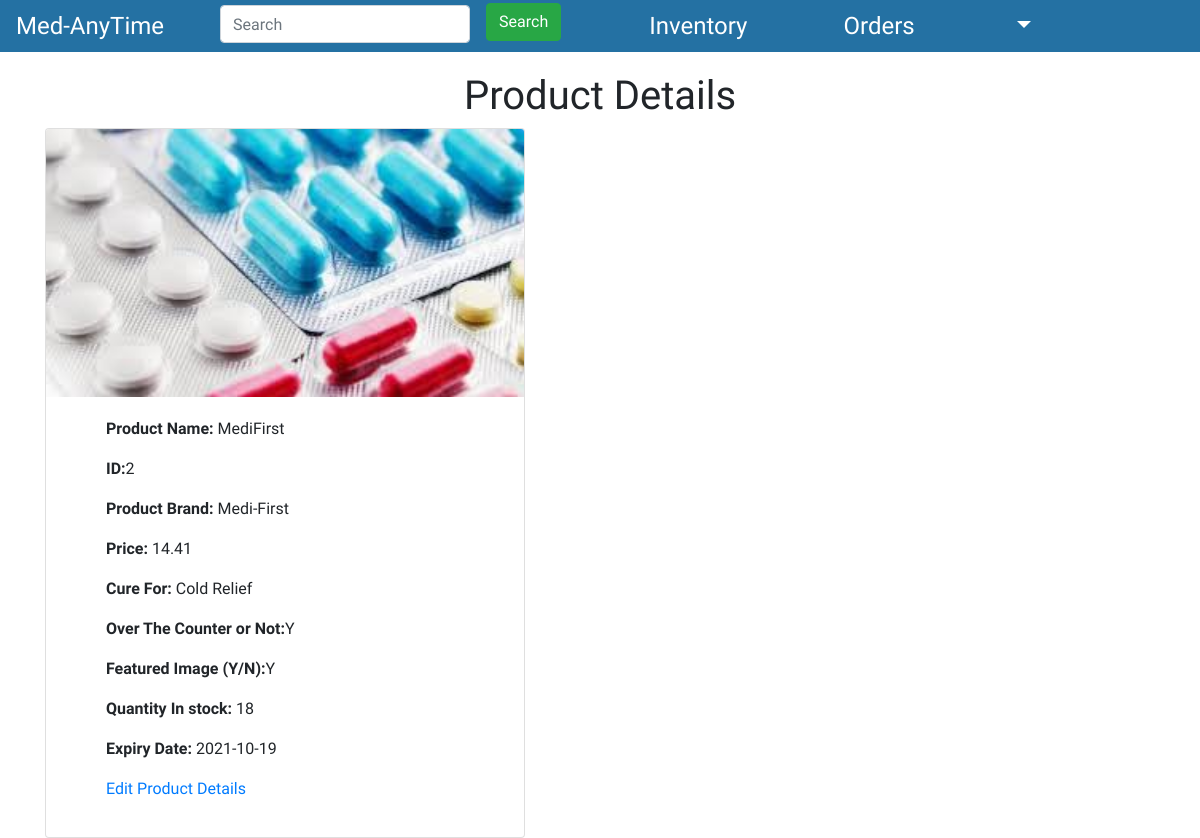
Screenshot of /TestProject/View_Product_Details.php?ID=2 (signed in) with the database file from the repository.
### tables this page shows
CREATE TABLE `products` (
  `ID` int(11) NOT NULL,
  `ProductName` varchar(255) NOT NULL,
  `CompanyName` varchar(255) NOT NULL,
  `CureFor` varchar(255) DEFAULT NULL,
  `Price` decimal(10,2) NOT NULL,
  `OtcFlag` varchar(1) DEFAULT NULL,
  `Featured_Flag` varchar(255) NOT NULL,
  `ExpiryDate` date NOT NULL,
  `NumberInStock` int(11) NOT NULL,
  `productImage` varchar(255) NOT NULL
);

### TestProject/View_Product_Details.php (the view, shortened to what this page needs)
<!DOCTYPE html>
<html lang="en">
<head>
    <link rel="stylesheet" href="https://stackpath.bootstrapcdn.com/bootstrap/4.1.3/css/bootstrap.min.css">
    <link rel="stylesheet" href="app new2.css">
</head>
<body>
 <nav  class="navbar navbar-dark navbar-expand-md pt-0 pb-0 fixed-top">
      <a href="AdminPage.php" class="navbar-brand">Med-AnyTime</a>
	  <div class="collapse navbar-collapse" id="navmenu">
    <ul class="navbar-nav mr-auto">
      <li class="nav-item">
      <form method="POST" action="AdminProductSearch.php" class="form-inline my-2 my-lg-0">
      <input class="form-control mr-sm-3" type="search" placeholder="Search" name="search" id="navBarSearchForm" aria-label="Search">
      <button class="btn btn-success my-2 my-sm-0" type="submit" name = "SearchButton" id="SearchButton">Search</button>
      </form>
      </li>
	 <li class="nav-item">
        <a class="nav-link" href="inventory.php">Inventory</a>
      </li>
	   <li class="nav-item">
        <a class="nav-link" href="Order_details_admin.php">Orders</a>
      </li>
       <li class="nav-item dropdown">
                        <a class="nav-link dropdown-toggle" href="#" id="navbarDropdown" role="button" data-toggle="dropdown" aria-haspopup="true" aria-expanded="true">
                        </a>
       </li>
    </ul>
  </div>
    </nav>
<div class="container">
<br><br><br>
<h1 align="Center"> Product Details</h1>
               <?php
    include('C:/xampp/htdocs/SwEngg/Config/dbConnection.php');
    $ID=$_GET['ID'];
    $query = "SELECT * FROM products WHERE ID='$ID'";
    $result = mysqli_query($dbConnection,$query);
    while($res = mysqli_fetch_array($result)) {
?>
  <div class="row">
 <div class="col-sm-4">
  <div class="card-columns">
                <div class="card" style = "width: 30rem; margin:0 auto; " >
                                 <?php if($res['productImage'] != ""): ?>
                            <img class="card-img-top" src="/SwEngg/upload/<?php echo $res['productImage']; ?>" alt="prodImage"  Style = "width:100%">
                            <?php else: ?>
                            <img class="card-img-top" src="/SwEngg/upload/default.jpg" alt="prodImage" class="center" Style = "width:100%">
                            <?php endif; ?>
                          <div class="card-body">
                              <ul><strong class="card-title">Product Name: </strong><?php echo $res['ProductName'];?></ul>
                             <ul><strong class="card-text">ID:</strong><?php echo $res['ID']; ?></ul>
		                       <ul> <strong class="card-text">Product Brand:</strong> <?php echo $res['CompanyName']; ?> </ul>
					          <ul><strong class="card-title">Price:</strong> <?php echo $res['Price']; ?></ul>
                              <ul><strong class="card-title">Cure For:</strong> <?php echo $res['CureFor']; ?></ul>
							  <ul><strong class="card-title">Over The Counter or Not:</strong><?php echo $res['OtcFlag']; ?> </ul>
							  <ul><strong class="card-title">Featured Image (Y/N):</strong><?php echo $res['Featured_Flag']; ?></ul>
							  <ul><strong class="card-title">Quantity In stock:</strong> <?php echo $res['NumberInStock']; ?></ul>
							  <ul><strong class="card-title">Expiry Date:</strong> <?php echo $res['ExpiryDate']; ?></ul>
							  <ul><?php echo "<a href=\"product_update.php?ID=$res[ID]\">Edit Product Details</a>"; }?></ul>
                            </div>
							</div>
							</div>
							</div>
                 </div>
				</div>
</body>
</html>

### app new2.css (style rules this page uses)
body { font-family: 'Gentium Book Basic', serif; }
button { background-color:#2471A3 ; color: white; }
.navbar { font-size: 1.5rem; font-weight: 100; background-color: #2471A3 !important; }
.nav-link { color: white !important; }
.navbar .navbar-brand { color: white !important; font-size: 1.5rem; }
.navbar-nav > li { padding-left:20px; padding-right:20px; margin-left:20px; margin-right:20px; }
#navBarSearchForm { width:250px !important; margin-top: 5px; }
#SearchButton { margin-top: 10px; }

### rows the page displays
products: productImage (placeholder picture), ProductName "MediFirst", ID "2", CompanyName "Medi-First", Price "14.41", CureFor "Cold Relief", OtcFlag "Y", Featured_Flag "Y", NumberInStock "18", ExpiryDate "2021-10-19"
